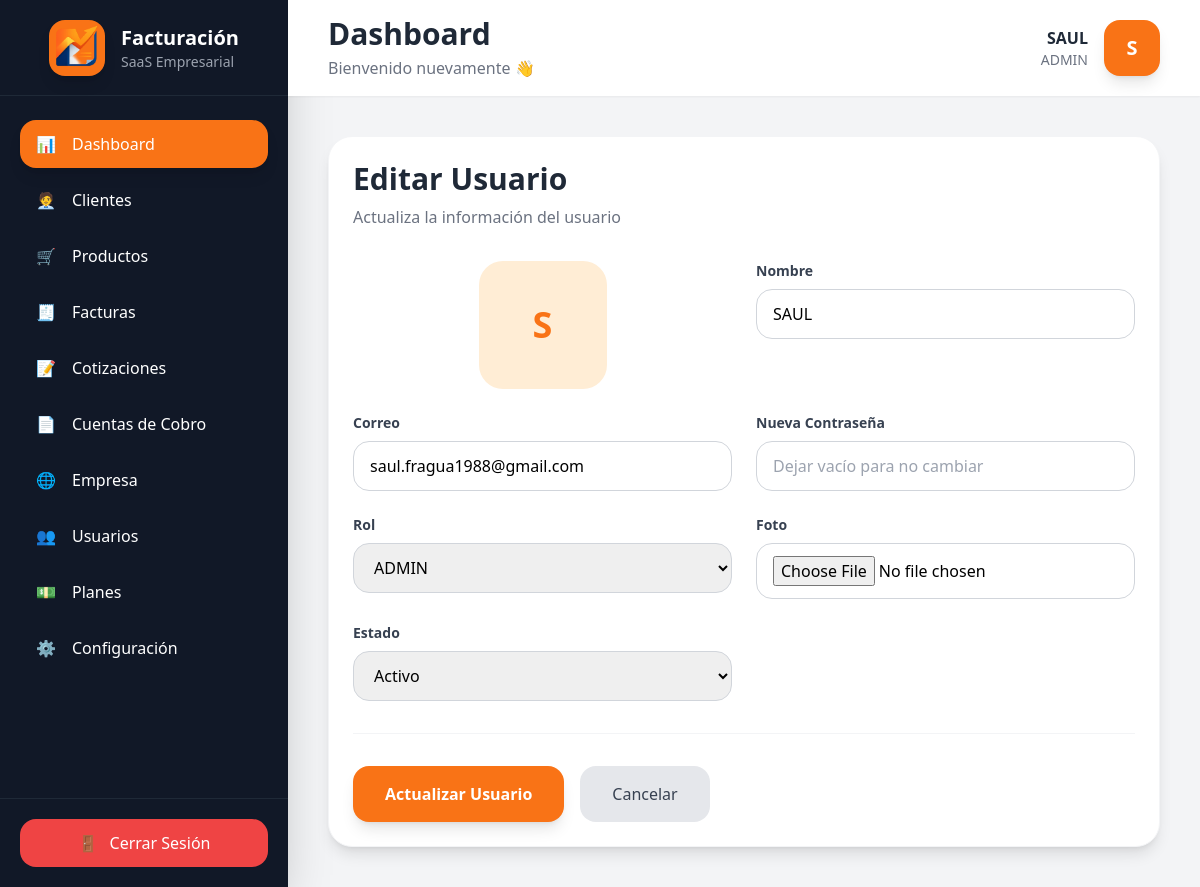
Before: /public/usuarios/editar/1 (signed in) with the older database file.
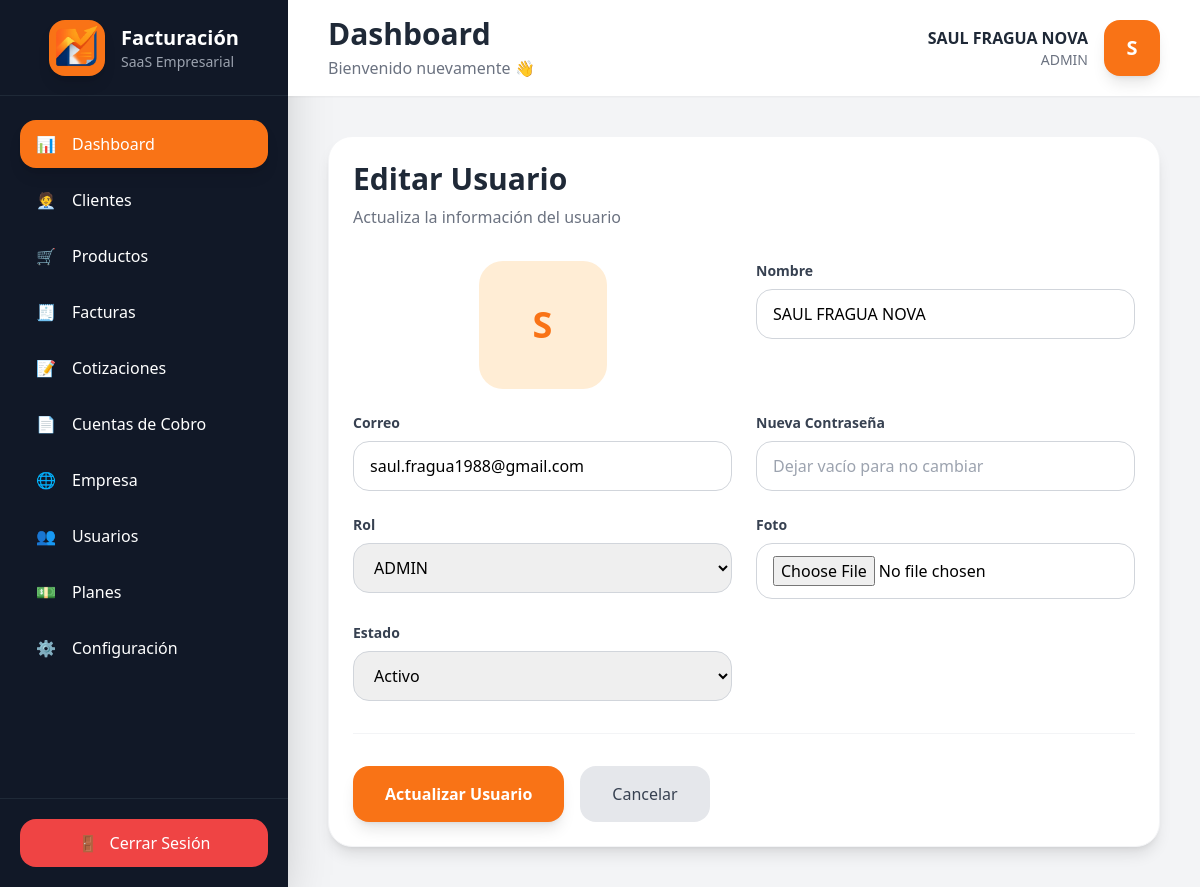
After: the same page with the newer database file.
### tables this page shows
CREATE TABLE `usuarios` (
  `id` int(11) NOT NULL,
  `empresa_id` int(11) NOT NULL,
  `nombre` varchar(150) NOT NULL,
  `correo` varchar(150) NOT NULL,
  `password` varchar(255) NOT NULL,
  `rol` enum('SUPER_ADMIN','ADMIN','EMPLEADO') DEFAULT 'EMPLEADO',
  `foto` varchar(255) DEFAULT NULL,
  `ultimo_login` datetime DEFAULT NULL,
  `estado` tinyint(1) DEFAULT 1,
  `created_at` timestamp NOT NULL DEFAULT current_timestamp()
);

### app/controllers/UsuariosController.php (called while the page is built, shortened)
<?php
class UsuariosController extends Controller
{
    private $usuarioModel;
    public function __construct()
    {
        $this->usuarioModel = $this->model('Usuario');
    }
public function editar($id = null)
{
    $empresa_id = $_SESSION['empresa_id'];
    $usuario = $this->usuarioModel->obtenerUsuario(
        $id,
        $empresa_id
    );
    $data = [
        'contenido' => 'usuarios/editar',
        'usuario' => $usuario
    ];
    $this->view('layouts/app', $data);
}
}

### app/core/Router.php (called while the page is built, shortened)
<?php
class Router
{
    protected $method = 'index';
    public function __construct()
    {
        $url = $this->getUrl();
        if(isset($url[0])) {
            $controllerName = ucwords($url[0]) . 'Controller';
            if(file_exists('../app/controllers/' . $controllerName . '.php')) {
                unset($url[0]);
            }
        }
        $this->controller = new $this->controller;
        if(isset($url[1])) {
            if(method_exists($this->controller, $url[1])) {
                $this->method = $url[1];
                unset($url[1]);
            }
        }
        $this->params = $url ? array_values($url) : [];
        call_user_func_array(
            [$this->controller, $this->method],
            $this->params
        );
    }
    public function getUrl()
    {
        if(isset($_GET['url'])) {
            $url = rtrim($_GET['url'], '/');
            $url = filter_var($url, FILTER_SANITIZE_URL);
            return explode('/', $url);
        }
    }
}

### public/index.php (called while the page is built, shortened)
<?php
require_once '../app/config/database.php';
$init = new Router();

### app/core/Database.php (called while the page is built, shortened)
<?php
class Database
{
    private string $host = DB_HOST;
    private string $dbname = DB_NAME;
    private string $user = DB_USER;
    private string $pass = DB_PASS;
    private PDO $dbh;
    private PDOStatement $stmt;
    public function __construct()
    {
        $dsn = "mysql:host={$this->host};dbname={$this->dbname};charset=utf8mb4";
        $options = [
            PDO::ATTR_PERSISTENT         => false,
            PDO::ATTR_ERRMODE            => PDO::ERRMODE_EXCEPTION,
            PDO::ATTR_DEFAULT_FETCH_MODE => PDO::FETCH_OBJ,
            PDO::ATTR_EMULATE_PREPARES   => false,
        ];
        try {
            $this->dbh = new PDO(
                $dsn,
                $this->user,
                $this->pass,
                $options
            );
        } catch (PDOException $e) {
            die('Error de conexión: ' . $e->getMessage());
        }
    }
    public function query(string $sql): void
    {
        $this->stmt = $this->dbh->prepare($sql);
    }
    public function bind(string $param, $value, $type = null): void
    {
        if (is_null($type)) {
            switch (true) {
                case is_int($value):
                    $type = PDO::PARAM_INT;
                    break;
                default:
                    $type = PDO::PARAM_STR;
            }
        }
        $this->stmt->bindValue($param, $value, $type);
    }
    public function execute(): bool
    {
        return $this->stmt->execute();
    }
    public function single()
    {
        $this->execute();
        return $this->stmt->fetch();
    }
}

### app/models/Usuario.php (called while the page is built, shortened)
<?php
class Usuario
{
    private $db;
    public function __construct()
    {
        $this->db = new Database;
    }
public function obtenerUsuario($id, $empresa_id)
{
    $this->db->query("
        SELECT *
        FROM usuarios
        WHERE id = :id
        AND empresa_id = :empresa_id
        LIMIT 1
    ");
    $this->db->bind(':id', $id);
    $this->db->bind(
        ':empresa_id',
        $empresa_id
    );
    return $this->db->single();
}
}

### app/views/usuarios/editar.php (the view, shortened to what the changed rows need)
<div class="bg-white rounded-3xl shadow-lg p-6 border border-gray-100">
    <div class="mb-8">
        <h2 class="text-3xl font-bold text-gray-800">
            Editar Usuario
        </h2>
        <p class="text-gray-500 mt-2">
            Actualiza la información del usuario
        </p>
    </div>
    <form
        method="POST"
        enctype="multipart/form-data"
    >
        <div class="grid grid-cols-1 md:grid-cols-2 xl:grid-cols-3 gap-6">
            <div class="xl:col-span-3 flex justify-center">
                <?php if(!empty($data['usuario']->foto)) : ?>
                    <img
                        src="<?= URL; ?>/assets/img/usuarios/<?= $data['usuario']->foto; ?>"
                        class="w-32 h-32 rounded-3xl object-cover border border-gray-200 shadow-lg"
                    >
                <?php else : ?>
                    <div class="w-32 h-32 rounded-3xl bg-orange-100 flex items-center justify-center text-orange-500 text-4xl font-bold">
                        <?= strtoupper(substr($data['usuario']->nombre, 0, 1)); ?>
                    </div>
                <?php endif; ?>
            </div>
            <div>
                <label class="block text-sm font-semibold text-gray-700 mb-2">
                    Nombre
                </label>
                <input
                    type="text"
                    name="nombre"
                    value="<?= $data['usuario']->nombre; ?>"
                    required
                    class="w-full px-4 py-3 rounded-2xl border border-gray-300"
                >
            </div>
            <div>
                <label class="block text-sm font-semibold text-gray-700 mb-2">
                    Correo
                </label>
                <input
                    type="email"
                    name="correo"
                    value="<?= $data['usuario']->correo; ?>"
                    required
                    class="w-full px-4 py-3 rounded-2xl border border-gray-300"
                >
            </div>
            <div>
                <label class="block text-sm font-semibold text-gray-700 mb-2">
                    Nueva Contraseña
                </label>
                <input
                    type="password"
                    name="password"
                    placeholder="Dejar vacío para no cambiar"
                    class="w-full px-4 py-3 rounded-2xl border border-gray-300"
                >
            </div>
            <div>
                <label class="block text-sm font-semibold text-gray-700 mb-2">
                    Rol
                </label>
                <select
                    name="rol"
                    class="w-full px-4 py-3 rounded-2xl border border-gray-300"
                >
                    <option
                        value="ADMIN"
                        <?= $data['usuario']->rol == 'ADMIN'
                            ? 'selected'
                            : ''; ?>
                    >
                        ADMIN
                    </option>
                </select>
            </div>
            <div>
                <label class="block text-sm font-semibold text-gray-700 mb-2">
                    Foto
                </label>
                <input
                    type="file"
                    name="foto"
                    class="w-full px-4 py-3 rounded-2xl border border-gray-300"
                >
            </div>
            <div>
                <label class="block text-sm font-semibold text-gray-700 mb-2">
                    Estado
                </label>
                <select
                    name="estado"
                    class="w-full px-4 py-3 rounded-2xl border border-gray-300"
                >
                    <option
                        value="1"
                        <?= $data['usuario']->estado == 1
                            ? 'selected'
                            : ''; ?>
                    >
                        Activo
                    </option>
                </select>
            </div>
        </div>
        <div class="flex flex-col sm:flex-row items-center gap-4 pt-8 mt-8 border-t border-gray-100">
            <button
                type="submit"
                class="w-full sm:w-auto bg-orange-500 hover:bg-orange-600 text-white px-8 py-4 rounded-2xl shadow-lg font-semibold transition"
            >
                Actualizar Usuario
            </button>
            <a
                href="<?= URL; ?>/usuarios"
                class="w-full sm:w-auto text-center bg-gray-200 hover:bg-gray-300 text-gray-700 px-8 py-4 rounded-2xl transition"
            >
                Cancelar
            </a>
        </div>
    </form>
</div>

### app/views/layouts/navbar.php (shortened to what the changed rows need)
<header class="h-24 bg-white shadow-sm flex items-center justify-between px-6 lg:px-10">
    <div class="hidden lg:block">
        <h1 class="text-3xl font-bold text-gray-800">
            Dashboard
        </h1>
        <p class="text-gray-500 mt-1">
            Bienvenido nuevamente 👋
        </p>
    </div>
    <div class="flex items-center gap-4">
        <div class="text-right hidden sm:block">
            <h3 class="font-bold text-gray-800">
                <?= $_SESSION['usuario_nombre']; ?>
            </h3>
            <p class="text-sm text-gray-500">
                <?= $_SESSION['usuario_rol']; ?>
            </p>
        </div>
        <div class="w-14 h-14 rounded-2xl bg-orange-500 text-white flex items-center justify-center text-xl font-bold shadow-lg">
            <?= strtoupper(substr($_SESSION['usuario_nombre'], 0, 1)); ?>
        </div>
    </div>
</header>

Changed rows visible on the page:
changed usuarios "saul.fragua1988@gmail.com": nombre "SAUL" → "SAUL FRAGUA NOVA"
Other visible differences:
$_SESSION['usuario_nombre']: "SAUL" → "SAUL FRAGUA NOVA"
